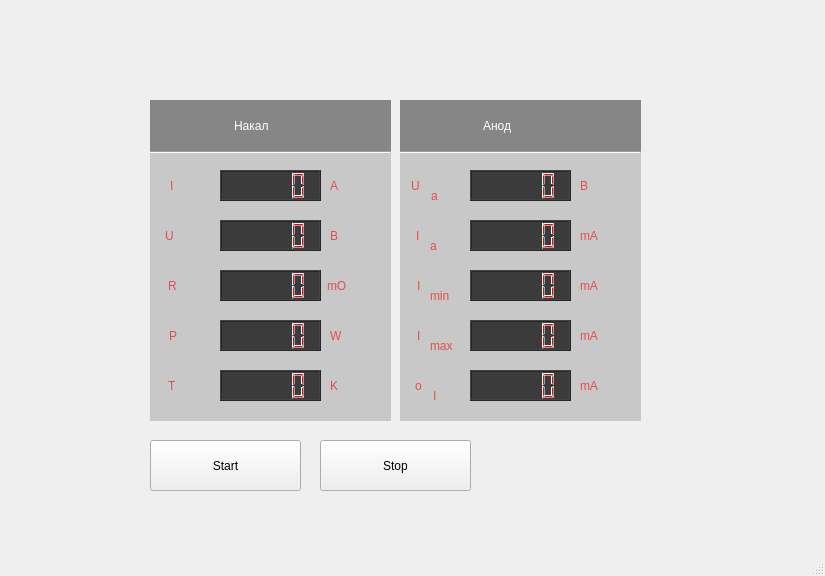
<?xml version="1.0" encoding="UTF-8"?>
<ui version="4.0">
 <class>MainWindow</class>
 <widget class="QMainWindow" name="MainWindow">
  <property name="geometry">
   <rect>
    <x>0</x>
    <y>0</y>
    <width>825</width>
    <height>576</height>
   </rect>
  </property>
  <property name="windowTitle">
   <string>MainWindow</string>
  </property>
  <widget class="QWidget" name="centralwidget">
   <widget class="QLabel" name="label_light_gray_filament">
    <property name="geometry">
     <rect>
      <x>150</x>
      <y>100</y>
      <width>241</width>
      <height>321</height>
     </rect>
    </property>
    <property name="styleSheet">
     <string notr="true">background-color: rgb(200, 200, 200);</string>
    </property>
    <property name="text">
     <string/>
    </property>
   </widget>
   <widget class="QLabel" name="label_filament">
    <property name="geometry">
     <rect>
      <x>234</x>
      <y>100</y>
      <width>91</width>
      <height>51</height>
     </rect>
    </property>
    <property name="styleSheet">
     <string notr="true">font: 500 18pt &quot;Tahoma&quot;;
color:rgb(255, 255, 255)</string>
    </property>
    <property name="text">
     <string>Накал</string>
    </property>
   </widget>
   <widget class="QLabel" name="label_dark_gray_filament">
    <property name="geometry">
     <rect>
      <x>150</x>
      <y>100</y>
      <width>241</width>
      <height>51</height>
     </rect>
    </property>
    <property name="styleSheet">
     <string notr="true">background-color: rgb(134, 134, 134);</string>
    </property>
    <property name="text">
     <string/>
    </property>
   </widget>
   <widget class="QLabel" name="label_I_filament">
    <property name="geometry">
     <rect>
      <x>170</x>
      <y>170</y>
      <width>31</width>
      <height>31</height>
     </rect>
    </property>
    <property name="styleSheet">
     <string notr="true">font: 500 18pt &quot;Tahoma&quot;;
color: rgb(231, 76, 76)</string>
    </property>
    <property name="text">
     <string>I</string>
    </property>
   </widget>
   <widget class="Line" name="line_filament">
    <property name="geometry">
     <rect>
      <x>150</x>
      <y>142</y>
      <width>241</width>
      <height>20</height>
     </rect>
    </property>
    <property name="orientation">
     <enum>Qt::Horizontal</enum>
    </property>
   </widget>
   <widget class="QLabel" name="label_A_filament">
    <property name="geometry">
     <rect>
      <x>330</x>
      <y>170</y>
      <width>21</width>
      <height>31</height>
     </rect>
    </property>
    <property name="styleSheet">
     <string notr="true">font: 500 18pt &quot;Tahoma&quot;;
color: rgb(231, 76, 76)</string>
    </property>
    <property name="text">
     <string>A</string>
    </property>
   </widget>
   <widget class="QLCDNumber" name="lcdNumber_I_filament">
    <property name="geometry">
     <rect>
      <x>220</x>
      <y>170</y>
      <width>101</width>
      <height>31</height>
     </rect>
    </property>
    <property name="styleSheet">
     <string notr="true">background-color: rgb(59, 59, 59);
color: rgb(255, 0, 0);</string>
    </property>
   </widget>
   <widget class="QLabel" name="label_B_filament">
    <property name="geometry">
     <rect>
      <x>330</x>
      <y>220</y>
      <width>21</width>
      <height>31</height>
     </rect>
    </property>
    <property name="styleSheet">
     <string notr="true">font: 500 18pt &quot;Tahoma&quot;;
color: rgb(231, 76, 76)</string>
    </property>
    <property name="text">
     <string>B</string>
    </property>
   </widget>
   <widget class="QLabel" name="label_U_filament">
    <property name="geometry">
     <rect>
      <x>165</x>
      <y>220</y>
      <width>31</width>
      <height>31</height>
     </rect>
    </property>
    <property name="styleSheet">
     <string notr="true">font: 500 18pt &quot;Tahoma&quot;;
color: rgb(231, 76, 76)</string>
    </property>
    <property name="text">
     <string>U</string>
    </property>
   </widget>
   <widget class="QLabel" name="label_mO_filament">
    <property name="geometry">
     <rect>
      <x>327</x>
      <y>270</y>
      <width>81</width>
      <height>31</height>
     </rect>
    </property>
    <property name="styleSheet">
     <string notr="true">font: 500 18pt &quot;Tahoma&quot;;
color: rgb(231, 76, 76)</string>
    </property>
    <property name="text">
     <string>mO</string>
    </property>
   </widget>
   <widget class="QLabel" name="label_R_filament">
    <property name="geometry">
     <rect>
      <x>168</x>
      <y>270</y>
      <width>31</width>
      <height>31</height>
     </rect>
    </property>
    <property name="styleSheet">
     <string notr="true">font: 500 18pt &quot;Tahoma&quot;;
color: rgb(231, 76, 76)</string>
    </property>
    <property name="text">
     <string>R</string>
    </property>
   </widget>
   <widget class="QLabel" name="label_W_filament">
    <property name="geometry">
     <rect>
      <x>330</x>
      <y>320</y>
      <width>41</width>
      <height>31</height>
     </rect>
    </property>
    <property name="styleSheet">
     <string notr="true">font: 500 18pt &quot;Tahoma&quot;;
color: rgb(231, 76, 76)</string>
    </property>
    <property name="text">
     <string>W</string>
    </property>
   </widget>
   <widget class="QLabel" name="label_P_filament">
    <property name="geometry">
     <rect>
      <x>169</x>
      <y>320</y>
      <width>31</width>
      <height>31</height>
     </rect>
    </property>
    <property name="styleSheet">
     <string notr="true">font: 500 18pt &quot;Tahoma&quot;;
color: rgb(231, 76, 76)</string>
    </property>
    <property name="text">
     <string>P</string>
    </property>
   </widget>
   <widget class="QLabel" name="label_K_filament">
    <property name="geometry">
     <rect>
      <x>330</x>
      <y>370</y>
      <width>21</width>
      <height>31</height>
     </rect>
    </property>
    <property name="styleSheet">
     <string notr="true">font: 500 18pt &quot;Tahoma&quot;;
color: rgb(231, 76, 76)</string>
    </property>
    <property name="text">
     <string>K</string>
    </property>
   </widget>
   <widget class="QLabel" name="label_T_filament">
    <property name="geometry">
     <rect>
      <x>168</x>
      <y>370</y>
      <width>31</width>
      <height>31</height>
     </rect>
    </property>
    <property name="styleSheet">
     <string notr="true">font: 500 18pt &quot;Tahoma&quot;;
color: rgb(231, 76, 76)</string>
    </property>
    <property name="text">
     <string>T</string>
    </property>
   </widget>
   <widget class="QLabel" name="label_dark_gray_anode">
    <property name="geometry">
     <rect>
      <x>400</x>
      <y>100</y>
      <width>241</width>
      <height>51</height>
     </rect>
    </property>
    <property name="styleSheet">
     <string notr="true">background-color: rgb(134, 134, 134);</string>
    </property>
    <property name="text">
     <string/>
    </property>
   </widget>
   <widget class="QLabel" name="label_mA_for_Ia_anode">
    <property name="geometry">
     <rect>
      <x>580</x>
      <y>220</y>
      <width>51</width>
      <height>31</height>
     </rect>
    </property>
    <property name="styleSheet">
     <string notr="true">font: 500 18pt &quot;Tahoma&quot;;
color: rgb(231, 76, 76)</string>
    </property>
    <property name="text">
     <string>mA</string>
    </property>
   </widget>
   <widget class="QLabel" name="label_mA_for_sigmaI">
    <property name="geometry">
     <rect>
      <x>580</x>
      <y>370</y>
      <width>51</width>
      <height>31</height>
     </rect>
    </property>
    <property name="styleSheet">
     <string notr="true">font: 500 18pt &quot;Tahoma&quot;;
color: rgb(231, 76, 76)</string>
    </property>
    <property name="text">
     <string>mA</string>
    </property>
   </widget>
   <widget class="QLabel" name="label_mA_for_Imin_anode">
    <property name="geometry">
     <rect>
      <x>580</x>
      <y>270</y>
      <width>81</width>
      <height>31</height>
     </rect>
    </property>
    <property name="styleSheet">
     <string notr="true">font: 500 18pt &quot;Tahoma&quot;;
color: rgb(231, 76, 76)</string>
    </property>
    <property name="text">
     <string>mA</string>
    </property>
   </widget>
   <widget class="QLabel" name="label_anode">
    <property name="geometry">
     <rect>
      <x>483</x>
      <y>100</y>
      <width>91</width>
      <height>51</height>
     </rect>
    </property>
    <property name="styleSheet">
     <string notr="true">font: 500 18pt &quot;Tahoma&quot;;
color:rgb(255, 255, 255)</string>
    </property>
    <property name="text">
     <string>Анод</string>
    </property>
   </widget>
   <widget class="QLabel" name="label_Ia_anode">
    <property name="geometry">
     <rect>
      <x>416</x>
      <y>220</y>
      <width>21</width>
      <height>31</height>
     </rect>
    </property>
    <property name="styleSheet">
     <string notr="true">font: 500 18pt &quot;Tahoma&quot;;
color: rgb(231, 76, 76)</string>
    </property>
    <property name="text">
     <string>I</string>
    </property>
   </widget>
   <widget class="Line" name="line_anode">
    <property name="geometry">
     <rect>
      <x>400</x>
      <y>142</y>
      <width>241</width>
      <height>20</height>
     </rect>
    </property>
    <property name="orientation">
     <enum>Qt::Horizontal</enum>
    </property>
   </widget>
   <widget class="QLabel" name="label_sigmaI_anode">
    <property name="geometry">
     <rect>
      <x>415</x>
      <y>370</y>
      <width>21</width>
      <height>31</height>
     </rect>
    </property>
    <property name="styleSheet">
     <string notr="true">font: 500 18pt &quot;Tahoma&quot;;
color: rgb(231, 76, 76)</string>
    </property>
    <property name="text">
     <string>o</string>
    </property>
   </widget>
   <widget class="QLabel" name="label_B_for_Ua_anode">
    <property name="geometry">
     <rect>
      <x>580</x>
      <y>170</y>
      <width>21</width>
      <height>31</height>
     </rect>
    </property>
    <property name="styleSheet">
     <string notr="true">font: 500 18pt &quot;Tahoma&quot;;
color: rgb(231, 76, 76)</string>
    </property>
    <property name="text">
     <string>B</string>
    </property>
   </widget>
   <widget class="QLabel" name="label_light_gray_anode">
    <property name="geometry">
     <rect>
      <x>400</x>
      <y>100</y>
      <width>241</width>
      <height>321</height>
     </rect>
    </property>
    <property name="styleSheet">
     <string notr="true">background-color: rgb(200, 200, 200);</string>
    </property>
    <property name="text">
     <string/>
    </property>
   </widget>
   <widget class="QLabel" name="label_Imax_anode">
    <property name="geometry">
     <rect>
      <x>417</x>
      <y>320</y>
      <width>21</width>
      <height>31</height>
     </rect>
    </property>
    <property name="styleSheet">
     <string notr="true">font: 500 18pt &quot;Tahoma&quot;;
color: rgb(231, 76, 76)</string>
    </property>
    <property name="text">
     <string>I</string>
    </property>
   </widget>
   <widget class="QLabel" name="label_mA_for_Imax_anode">
    <property name="geometry">
     <rect>
      <x>580</x>
      <y>320</y>
      <width>51</width>
      <height>31</height>
     </rect>
    </property>
    <property name="styleSheet">
     <string notr="true">font: 500 18pt &quot;Tahoma&quot;;
color: rgb(231, 76, 76)</string>
    </property>
    <property name="text">
     <string>mA</string>
    </property>
   </widget>
   <widget class="QLabel" name="label_Imin_anode">
    <property name="geometry">
     <rect>
      <x>417</x>
      <y>270</y>
      <width>21</width>
      <height>31</height>
     </rect>
    </property>
    <property name="styleSheet">
     <string notr="true">font: 500 18pt &quot;Tahoma&quot;;
color: rgb(231, 76, 76)</string>
    </property>
    <property name="text">
     <string>I</string>
    </property>
   </widget>
   <widget class="QLabel" name="label_Ua_anode">
    <property name="geometry">
     <rect>
      <x>411</x>
      <y>170</y>
      <width>31</width>
      <height>31</height>
     </rect>
    </property>
    <property name="styleSheet">
     <string notr="true">font: 500 18pt &quot;Tahoma&quot;;
color: rgb(231, 76, 76)</string>
    </property>
    <property name="text">
     <string>U</string>
    </property>
   </widget>
   <widget class="QLabel" name="label_28">
    <property name="geometry">
     <rect>
      <x>430</x>
      <y>230</y>
      <width>31</width>
      <height>31</height>
     </rect>
    </property>
    <property name="styleSheet">
     <string notr="true">font: 500 10pt &quot;Tahoma&quot;;
color: rgb(231, 76, 76)</string>
    </property>
    <property name="text">
     <string>a</string>
    </property>
   </widget>
   <widget class="QLabel" name="label_a_for_U_anode">
    <property name="geometry">
     <rect>
      <x>431</x>
      <y>180</y>
      <width>31</width>
      <height>31</height>
     </rect>
    </property>
    <property name="styleSheet">
     <string notr="true">font: 500 10pt &quot;Tahoma&quot;;
color: rgb(231, 76, 76)</string>
    </property>
    <property name="text">
     <string>a</string>
    </property>
   </widget>
   <widget class="QLabel" name="label_30">
    <property name="geometry">
     <rect>
      <x>430</x>
      <y>280</y>
      <width>41</width>
      <height>31</height>
     </rect>
    </property>
    <property name="styleSheet">
     <string notr="true">font: 500 10pt &quot;Tahoma&quot;;
color: rgb(231, 76, 76)</string>
    </property>
    <property name="text">
     <string>min</string>
    </property>
   </widget>
   <widget class="QLabel" name="label_31">
    <property name="geometry">
     <rect>
      <x>430</x>
      <y>330</y>
      <width>41</width>
      <height>31</height>
     </rect>
    </property>
    <property name="styleSheet">
     <string notr="true">font: 500 10pt &quot;Tahoma&quot;;
color: rgb(231, 76, 76)</string>
    </property>
    <property name="text">
     <string>max</string>
    </property>
   </widget>
   <widget class="QLabel" name="label_32">
    <property name="geometry">
     <rect>
      <x>433</x>
      <y>380</y>
      <width>16</width>
      <height>31</height>
     </rect>
    </property>
    <property name="styleSheet">
     <string notr="true">font: 500 10pt &quot;Tahoma&quot;;
color: rgb(231, 76, 76)</string>
    </property>
    <property name="text">
     <string>I</string>
    </property>
   </widget>
   <widget class="QPushButton" name="pushButton_start">
    <property name="geometry">
     <rect>
      <x>150</x>
      <y>440</y>
      <width>151</width>
      <height>51</height>
     </rect>
    </property>
    <property name="styleSheet">
     <string notr="true">font: 75 18pt &quot;Tahoma&quot;;</string>
    </property>
    <property name="text">
     <string>Start</string>
    </property>
   </widget>
   <widget class="QPushButton" name="pushButton_stop">
    <property name="geometry">
     <rect>
      <x>320</x>
      <y>440</y>
      <width>151</width>
      <height>51</height>
     </rect>
    </property>
    <property name="styleSheet">
     <string notr="true">font: 75 18pt &quot;Tahoma&quot;;</string>
    </property>
    <property name="text">
     <string>Stop</string>
    </property>
   </widget>
   <widget class="QLCDNumber" name="lcdNumber_U_filament">
    <property name="geometry">
     <rect>
      <x>220</x>
      <y>220</y>
      <width>101</width>
      <height>31</height>
     </rect>
    </property>
    <property name="styleSheet">
     <string notr="true">background-color: rgb(59, 59, 59);
color: rgb(255, 0, 0);</string>
    </property>
   </widget>
   <widget class="QLCDNumber" name="lcdNumber_R_filament">
    <property name="geometry">
     <rect>
      <x>220</x>
      <y>270</y>
      <width>101</width>
      <height>31</height>
     </rect>
    </property>
    <property name="styleSheet">
     <string notr="true">background-color: rgb(59, 59, 59);
color: rgb(255, 0, 0);</string>
    </property>
   </widget>
   <widget class="QLCDNumber" name="lcdNumber_P_filament">
    <property name="geometry">
     <rect>
      <x>220</x>
      <y>320</y>
      <width>101</width>
      <height>31</height>
     </rect>
    </property>
    <property name="styleSheet">
     <string notr="true">background-color: rgb(59, 59, 59);
color: rgb(255, 0, 0);</string>
    </property>
   </widget>
   <widget class="QLCDNumber" name="lcdNumber_T_filament">
    <property name="geometry">
     <rect>
      <x>220</x>
      <y>370</y>
      <width>101</width>
      <height>31</height>
     </rect>
    </property>
    <property name="styleSheet">
     <string notr="true">background-color: rgb(59, 59, 59);
color: rgb(255, 0, 0);</string>
    </property>
   </widget>
   <widget class="QLCDNumber" name="lcdnumber_sigmaI_anode">
    <property name="geometry">
     <rect>
      <x>470</x>
      <y>370</y>
      <width>101</width>
      <height>31</height>
     </rect>
    </property>
    <property name="styleSheet">
     <string notr="true">background-color: rgb(59, 59, 59);
color: rgb(255, 0, 0);</string>
    </property>
   </widget>
   <widget class="QLCDNumber" name="lcdnumber_Ua_anode">
    <property name="geometry">
     <rect>
      <x>470</x>
      <y>170</y>
      <width>101</width>
      <height>31</height>
     </rect>
    </property>
    <property name="styleSheet">
     <string notr="true">background-color: rgb(59, 59, 59);
color: rgb(255, 0, 0);</string>
    </property>
   </widget>
   <widget class="QLCDNumber" name="lcdnumber_Imin_anode">
    <property name="geometry">
     <rect>
      <x>470</x>
      <y>270</y>
      <width>101</width>
      <height>31</height>
     </rect>
    </property>
    <property name="styleSheet">
     <string notr="true">background-color: rgb(59, 59, 59);
color: rgb(255, 0, 0);</string>
    </property>
   </widget>
   <widget class="QLCDNumber" name="lcdnumber_Imax_anode">
    <property name="geometry">
     <rect>
      <x>470</x>
      <y>320</y>
      <width>101</width>
      <height>31</height>
     </rect>
    </property>
    <property name="styleSheet">
     <string notr="true">background-color: rgb(59, 59, 59);
color: rgb(255, 0, 0);</string>
    </property>
   </widget>
   <widget class="QLCDNumber" name="lcdnumber_Ia_anode">
    <property name="geometry">
     <rect>
      <x>470</x>
      <y>220</y>
      <width>101</width>
      <height>31</height>
     </rect>
    </property>
    <property name="styleSheet">
     <string notr="true">background-color: rgb(59, 59, 59);
color: rgb(255, 0, 0);</string>
    </property>
   </widget>
   <zorder>label_light_gray_anode</zorder>
   <zorder>label_light_gray_filament</zorder>
   <zorder>label_dark_gray_filament</zorder>
   <zorder>label_filament</zorder>
   <zorder>label_I_filament</zorder>
   <zorder>line_filament</zorder>
   <zorder>label_A_filament</zorder>
   <zorder>lcdNumber_I_filament</zorder>
   <zorder>label_B_filament</zorder>
   <zorder>label_U_filament</zorder>
   <zorder>label_mO_filament</zorder>
   <zorder>label_R_filament</zorder>
   <zorder>label_W_filament</zorder>
   <zorder>label_P_filament</zorder>
   <zorder>label_K_filament</zorder>
   <zorder>label_T_filament</zorder>
   <zorder>label_dark_gray_anode</zorder>
   <zorder>label_mA_for_Ia_anode</zorder>
   <zorder>label_mA_for_sigmaI</zorder>
   <zorder>label_mA_for_Imin_anode</zorder>
   <zorder>label_anode</zorder>
   <zorder>label_Ia_anode</zorder>
   <zorder>line_anode</zorder>
   <zorder>label_sigmaI_anode</zorder>
   <zorder>label_B_for_Ua_anode</zorder>
   <zorder>label_Imax_anode</zorder>
   <zorder>label_mA_for_Imax_anode</zorder>
   <zorder>label_Imin_anode</zorder>
   <zorder>label_Ua_anode</zorder>
   <zorder>label_28</zorder>
   <zorder>label_a_for_U_anode</zorder>
   <zorder>label_30</zorder>
   <zorder>label_31</zorder>
   <zorder>label_32</zorder>
   <zorder>pushButton_start</zorder>
   <zorder>pushButton_stop</zorder>
   <zorder>lcdNumber_U_filament</zorder>
   <zorder>lcdNumber_R_filament</zorder>
   <zorder>lcdNumber_P_filament</zorder>
   <zorder>lcdNumber_T_filament</zorder>
   <zorder>lcdnumber_sigmaI_anode</zorder>
   <zorder>lcdnumber_Ua_anode</zorder>
   <zorder>lcdnumber_Imin_anode</zorder>
   <zorder>lcdnumber_Imax_anode</zorder>
   <zorder>lcdnumber_Ia_anode</zorder>
  </widget>
  <widget class="QStatusBar" name="statusbar"/>
 </widget>
 <resources/>
 <connections/>
</ui>
